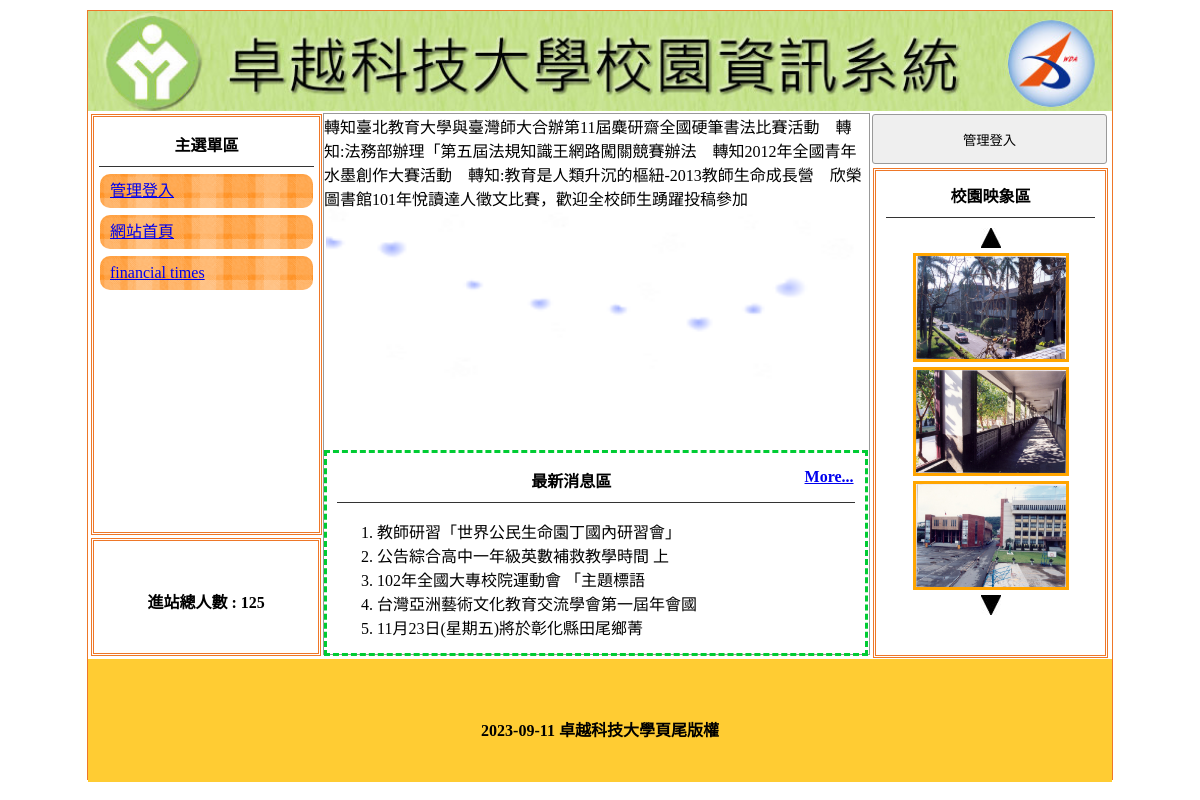
The page / on the database its author committed.
### tables this page shows
CREATE TABLE `title` (
  `id` int(10) UNSIGNED NOT NULL,
  `img` text NOT NULL,
  `text` text NOT NULL,
  `sh` int(1) NOT NULL
);

CREATE TABLE `menu` (
  `id` int(10) UNSIGNED NOT NULL,
  `text` text NOT NULL,
  `href` text NOT NULL,
  `sh` int(1) NOT NULL DEFAULT 1,
  `main_id` int(10) NOT NULL DEFAULT 0
);

CREATE TABLE `total` (
  `id` int(10) UNSIGNED NOT NULL,
  `total` int(10) NOT NULL
);

CREATE TABLE `news` (
  `id` int(10) UNSIGNED NOT NULL,
  `text` text NOT NULL,
  `sh` int(1) NOT NULL DEFAULT 1
);

CREATE TABLE `image` (
  `id` int(10) UNSIGNED NOT NULL,
  `img` text NOT NULL,
  `text` text NOT NULL,
  `sh` int(1) NOT NULL DEFAULT 1
);

CREATE TABLE `bottom` (
  `id` int(10) UNSIGNED NOT NULL,
  `bottom` text NOT NULL
);

### base.php (called while the page is built, shortened)
<?php
include_once __DIR__ . "/controller/Title.php";
include_once __DIR__ . "/controller/Bottom.php";
include_once __DIR__ . "/controller/Ad.php";
include_once __DIR__ . "/controller/Image.php";
include_once __DIR__ . "/controller/Menu.php";
include_once __DIR__ . "/controller/News.php";
include_once __DIR__ . "/controller/Total.php";
$Title=new Title;
$Bottom=new Bottom;
$Ad=new Ad;
$Menu=new Menu;
$Total=new Total;

### controller/DB.php (called while the page is built, shortened)
<?php
class DB{
    protected $table;
    protected $pdo;
    protected $dsn="mysql:host=localhost; charset=utf8; dbname=db11";
    function __construct($table){
        $this->table=$table;
        $this->pdo=new PDO($this->dsn, 'root', '');
    }
    protected function a2s($array){
        foreach($array as $key=>$value){
            if($key!='id'){
                $tmp[]="`$key`='$value'";
            }
        }
        return $tmp;
    }
    protected function sql_one($sql, $arg){
        if(is_array($arg)){
            $tmp=$this->a2s($arg);
            $sql=$sql. " WHERE ".join(" && ",$tmp);
        }else{
            $sql=$sql. " WHERE `id`='$arg' ";
        }
        return $sql;
    }
    protected function sql_all($sql, ...$arg){
        if(isset($arg[0])){
            if(is_array($arg[0])){
                $tmp=$this->a2s($arg[0]);
                $sql=$sql. " WHERE ".join(" && ",$tmp);
            }else{
                $sql=$sql.$arg[0];
            }
        }
        if(isset($arg[1])){
            $sql=$sql.$arg[1];
        }
        return $sql;
    }
    function all(...$arg){
        $sql= " SELECT * FROM $this->table ";
        $sql= $this->sql_all($sql,...$arg);
        return $this->pdo->query($sql)->fetchAll(PDO::FETCH_ASSOC);
    }
    function count(...$arg){
        $sql= " SELECT count(*) FROM $this->table ";
        $sql= $this->sql_all($sql,...$arg);
        return $this->pdo->query($sql)->fetchColumn();
    }
    function find($arg){
        $sql= " SELECT * FROM $this->table ";
        $sql= $this->sql_one($sql,$arg);
        return $this->pdo->query($sql)->fetch(PDO::FETCH_ASSOC);
    }
    function save($arg){
        if(isset($arg['id'])){
            $tmp=$this->a2s($arg);
            $sql=" UPDATE $this->table SET ".join(",",$tmp);
            $sql= $sql." WHERE `id`= '{$arg['id']}' ";
        }else{
            $keys=join("`,`",array_keys($arg));
            $values=join("','",$arg);
            $sql="INSERT INTO $this->table (`".$keys."`) VALUES ('".$values."')";
        }
        return $this->pdo->exec($sql);
    }
}
?>

### controller/Title.php (called while the page is built, shortened)
<?php
include_once "DB.php";
class Title extends DB{
    function show(){
        return $this->find(['sh'=>1]);
    }
}

### controller/Menu.php (called while the page is built, shortened)
<?php
include_once "DB.php";
class Menu extends DB{
    function show(){
        $rows=$this->all(['main_id'=>0]);
        foreach($rows as $idx=>$row){
            $row['subs']=$this->all(['main_id'=>$row['id']]);
            $rows[$idx]=$row;
        }
        return $rows;
    }
}

### controller/Total.php (called while the page is built, shortened)
<?php
include_once "DB.php";
class Total extends DB{
    function show(){
        return $this->find(1)['total'];
    }
}

### controller/Ad.php (called while the page is built, shortened)
<?php
include_once "DB.php";
class Ad extends DB{
    function show(){
        $rows=$this->all(['sh'=>1]);
        $marquee=join(" &nbsp; &nbsp;", array_column($rows, 'text'));
        return $marquee;
    }
}

### controller/Bottom.php (called while the page is built, shortened)
<?php
include_once "DB.php";
class Bottom extends DB{
    function show(){
        return $this->find(1)['bottom'];
    }
}

### index.php (the view, shortened to what this page needs)
<?php include_once "base.php";
	$Menu->show();
?>
<!DOCTYPE html PUBLIC "-//W3C//DTD XHTML 1.0 Transitional//EN" "http://www.w3.org/TR/xhtml1/DTD/xhtml1-transitional.dtd">
<html xmlns="http://www.w3.org/1999/xhtml">
<head>
	<link href="./css/style.css" rel="stylesheet" type="text/css">
</head>
<body>
	<div id="main">
		<a title="<?=$Title->show()['text'];?>" href="index.php">
			<div class="ti" style="background:url('./upload/<?=$Title->show()['img'];?>'); background-size:cover;"></div>
		</a>
		<div id="ms">
			<div id="lf" style="float:left;">
				<div id="menuput" class="dbor">
					<span class="t botli">主選單區</span>
					<?php
						$rows=$Menu->show();
						foreach($rows as $row){
							echo '<div class="mainmu" >';
							echo "<a href='{$row['href']}'>";
							echo $row['text'];
							echo "</a>";
							echo "</div>";
						}
					?>
				</div>
				<div class="dbor" style="margin:3px; width:95%; height:20%; line-height:100px;">
					<span class="t">進站總人數 :
						<?=$Total->show();?> </span>
				</div>
			</div>
			<?php
				$do=$_GET['do']??'main';
				$file="./view/front/".$do.".php";
				if(file_exists($file)){
					include $file;
				}else{
					include "./view/front/main.php";
				}
			?>
			<div class="di di ad" style="height:540px; width:23%; padding:0px; margin-left:22px; float:left; ">
				<button style="width:100%; margin-left:auto; margin-right:auto; margin-top:2px; height:50px;" onclick="lo(&#39;?do=login&#39;)">管理登入</button>
				<div style="width:89%; height:480px;" class="dbor">
					<span class="t botli">校園映象區</span>
					<div class="cent" style="margin-top: 10px">
						<img src="./icon/up.jpg" onclick="pp(1)">
					</div>
					<div class="cent">
					<?php
						$Image->show();
					?>
					</div>
					<div class="cent" style="margin-top: 5px">
						<img src="./icon/dn.jpg" onclick="pp(2)">
					</div>
				</div>
			</div>
		</div>
		<div style="width:1024px; left:0px; position:relative; background:#FC3; margin-top:4px; height:123px; display:block;">
			<span class="t" style="line-height:123px;"><?=$Bottom->show();?></span>
		</div>
	</div>
</body>
</html>

### view/front/main.php (shortened to what this page needs)
<div class="di" style="height:540px; border:#999 1px solid; width:53.2%; margin:2px 0px 0px 0px; float:left; position:relative; left:20px;">
    <?php include "marquee.php"; ?>
    <div style="height:32px; display:block;"></div>
    <div style="width:100%; padding:2px; height:290px;">
        <div id="mwww" loop="true" style="width:100%; height:100%;">
        </div>
    </div>
    <div style="width:95%; padding:2px; height:190px; margin-top:10px; padding:5px 10px 5px 10px; border:#0C3 dashed 3px; position:relative;">
        <span class="t botli">最新消息區
        <?php
            $News->more();
        ?>
        </span>
        <ul class="ssaa" style="list-style-type:decimal;">
        <?php
            $News->show();
        ?>
        </ul>
    </div>
</div>

### view/front/marquee.php
<marquee scrolldelay="120" direction="left" style="position:absolute; width:100%; height:40px;">
    <?=$Ad->show();?>
</marquee>

### controller/News.php (shortened to what this page needs)
<?php
include_once "DB.php";
class News extends DB{
    function show(){
        $rows=$this->all(['sh'=>1], " LIMIT 5 ");
        foreach($rows as $row){
            echo "<li>";
            echo mb_substr($row['text'], 0, 20);
            echo "</li>";
        }
    }
    function more(){
        if($this->count(['sh'=>1])>5){
            echo "<a href='?do=news' style='float:right'>";
            echo "More...";
            echo "</a>";
        }
    }
}
?>

### controller/Image.php (shortened to what this page needs)
<?php
include_once "DB.php";
class Image extends DB{
    function show(){
        $rows= $this->all(['sh'=>1]);
        foreach($rows as $idx=>$row){
            ?>
                <div class="im" id="ssaa<?=$idx;?>">
                    <img src="./upload/<?=$row['img'];?>" style="margin-top:5px; width:150px; height:103px; border:3px solid orange;" >
                </div>
            <?php
        }
    }
}

### css/style.css (style rules this page uses)
body { padding:0px; margin:0px; }
#main { width:1024px; height:768px; margin:10px auto 10px auto; border:#EE7728 1px solid; position:relative; }
.ti { width:100%; height:100px; position:relative; background-size:cover; background-repeat:no-repeat; }
.dbor { border:#EE7728 double 3px; margin:1px; padding:2px 10px 2px 10px; }
.t { font-weight:800; display:block; text-align:center; padding:10px 1px 10px 1px; }
.botli { border-bottom:#333 1px solid; }
.mainmu { position:relative; border-radius:10px; background:url(../icon/menu.fw.png) center no-repeat; background-size:cover; line-height:30px; padding:2px 10px 2px 10px; margin:7px 1px 7px 1px; }
#lf { height:540px; width:21%; display:inline-block; }
#menuput { width:100%; height:75%; position:relative; padding:5px; display:block; margin: 3px; }
.di { display:inline-block; }
.ad { margin:1px; padding:2px 10px 2px 10px; }
.cent { text-align:center; }
input,button { border:#999 1px solid; border-radius:3px; background:#EFEFEF; padding:5px; margin:3px; }

### rows shown on the page
title: img (picture)
menu: text "管理登入"
menu: text "網站首頁"
menu: text "financial times"
total: total "125"
news: text "教師研習「世界公民生命園丁國內研習會」"
news: text "公告綜合高中一年級英數補救教學時間 上"
news: text "102年全國大專校院運動會 「主題標語"
news: text "台灣亞洲藝術文化教育交流學會第一屆年會國"
news: text "11月23日(星期五)將於彰化縣田尾鄉菁"
image: img (picture)
image: img (picture)
image: img (picture)
bottom: bottom "2023-09-11 卓越科技大學頁尾版權"

### other values the page prints
$Ad->show() "轉知臺北教育大學與臺灣師大合辦第11屆麋研齋全國硬筆書法比賽活動 轉知:法務部辦理「第五屆法規知識王網路闖關競賽辦法 轉知2012年全國青年水墨創作大賽活動 轉知:教育是人類升沉的樞紐-2013教師生命成長營 欣榮圖書館101年悅讀達人徵文比賽，歡迎全校師生踴躍投稿參加"
